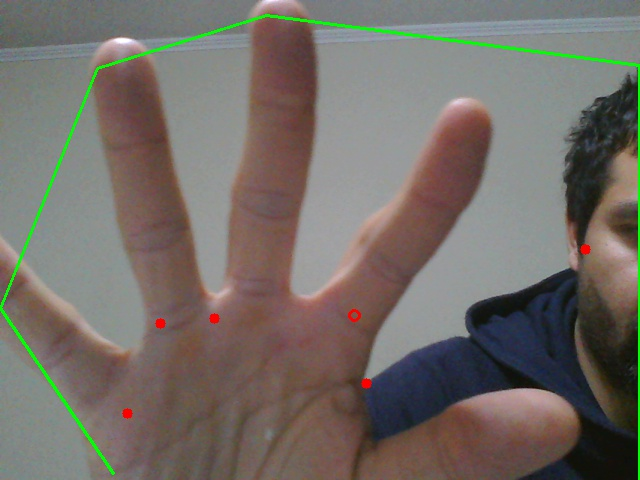
#> input picture python/ReconocimientoImgs/hand.jpg, 640 x 480 px
$ python 03corner.py   (Python 2 division)
#> lines starting #> are read from the running program, lines starting #| are printed output that depends on the picture; after the words box and inside, x2 and y2 are one past the last pixel; in counts of white or black regions, pixels touching at a corner belong together
import numpy as np
import cv2

img = cv2.imread('hand.jpg')
#> img is the input picture: shape (480, 640, 3); mean B, G, R 103.3, 109.5, 115.7
gray = cv2.cvtColor(img,cv2.COLOR_BGR2GRAY)
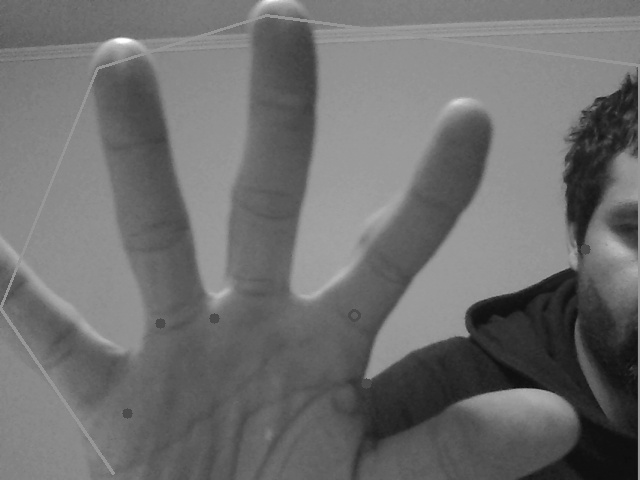
#> gray: shape (480, 640); min 12, max 255, mean 110.6
gray = np.float32(gray)

corners = cv2.goodFeaturesToTrack(gray, 100, 0.01, 10)
#> corners = 100 rows, first 8: [582, 111], [469, 334], [365, 377], [637, 67], [628, 75], [113, 473], [595, 107], [568, 163]
corners = np.int0(corners)

print "corners: %d"%len(corners)
#| corners: 100

for corner in corners:
    x,y = corner.ravel()
    print "(%d, %d)"%(x, y)
    cv2.circle(img,(x,y),3,255,-1)
#> this loop made 100 passes
#> (x, y) on passes 1 to 12: (582, 111), (469, 334), (365, 377), (637, 67), (628, 75), (113, 473), (595, 107), (568, 163), (570, 267), (571, 137), (99, 69), (636, 157)
#| (582, 111)
#| (469, 334)
#| (365, 377)
#| (637, 67)
#| (628, 75)
#| (113, 473)
#| (595, 107)
#| (568, 163)
#> (further printed lines are left out)
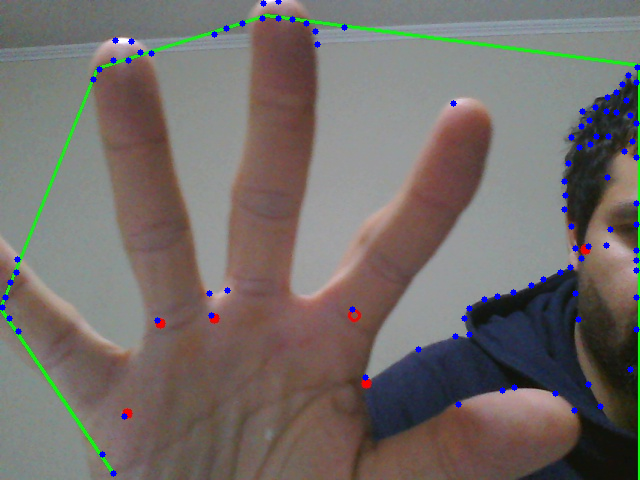
#> img: shape (480, 640, 3); 0.94% of pixels changed, all inside (x1, y1, x2, y2) = (0, 0, 640, 477)

cv2.imshow('Corner',img)

cv2.waitKey(0)
cv2.imwrite("corners.jpg",img)
cv2.destroyAllWindows()
